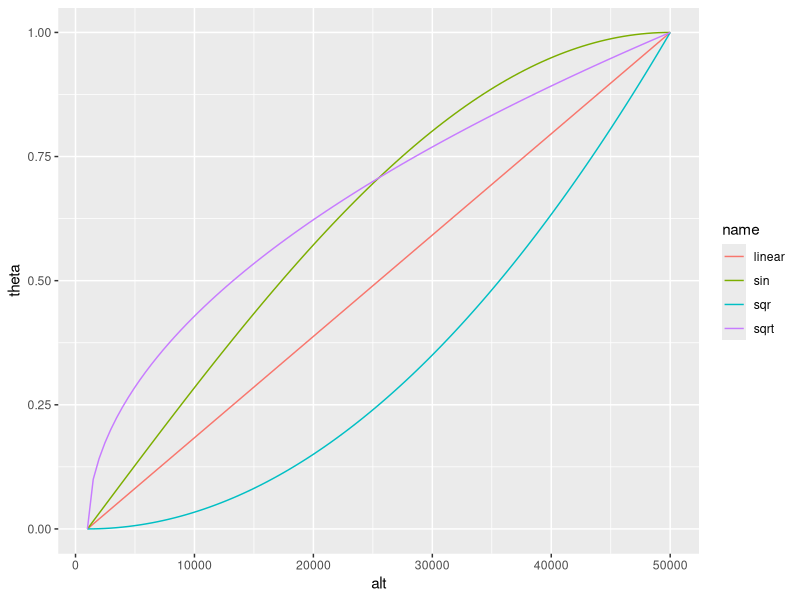
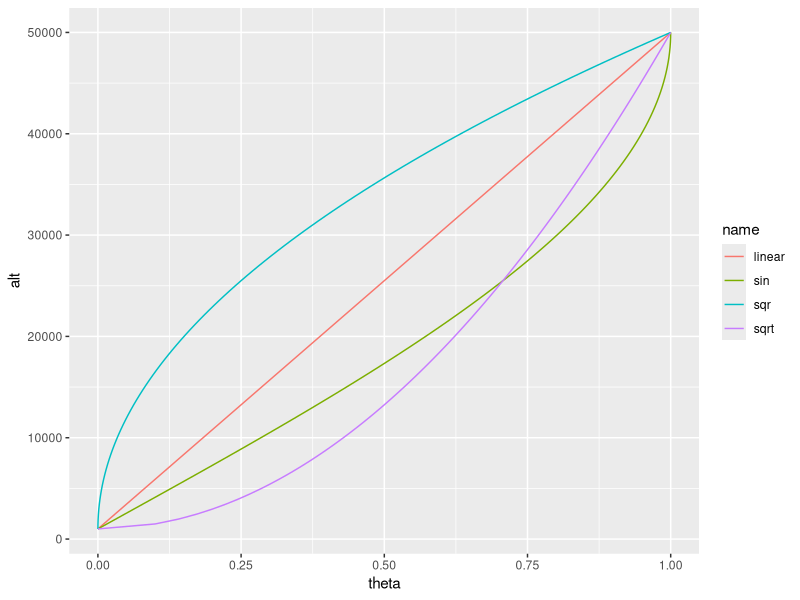

Source code (R) for these figures, in order:
library(data.table)
library(ggplot2)

rm(list=ls())

xseq <- seq(1000,50000,100)
xseq <- seq(0,1,0.01)
funcs <- list(c('sin',function (x) sin(x*pi/2)),
              c('linear',function (x) x),
              c('sqrt',sqrt),
              c('sqr',function (x) x^2))

resdts <- lapply(funcs,
                 function (f) data.table(name=f[[1]],x=xseq,theta=(f[[2]])(xseq)))

dt <- rbindlist(resdts)
dt[, alt := 1000 + x*(49000)]

ggplot(dt,aes(alt,theta,color=name)) + geom_line()
ggplot(dt,aes(theta,alt,color=name)) + geom_line()


